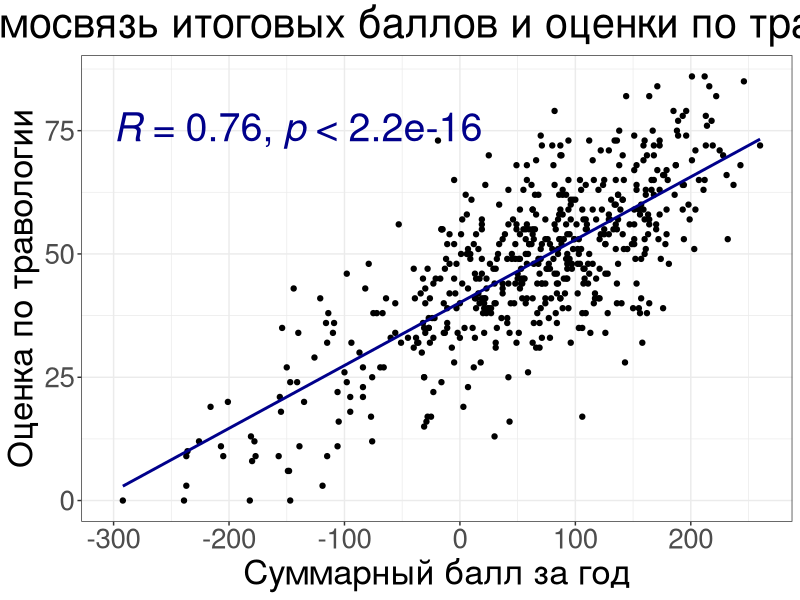
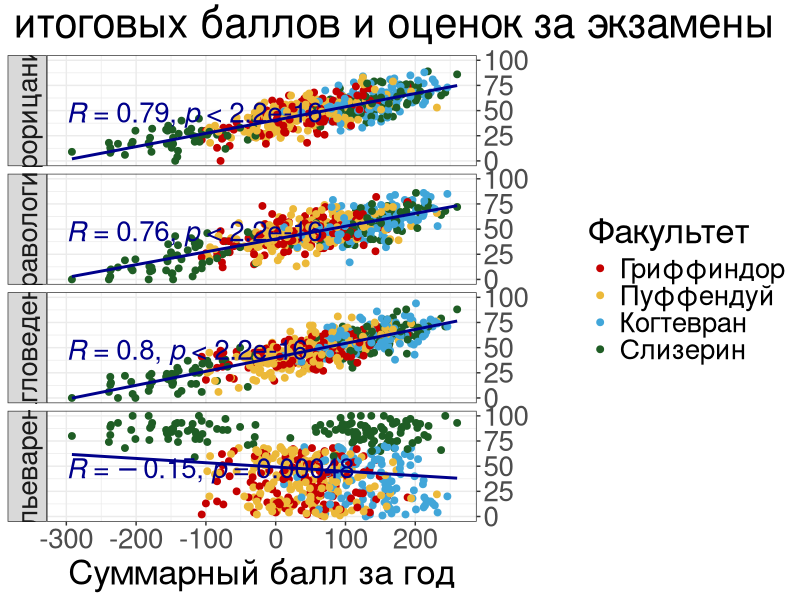
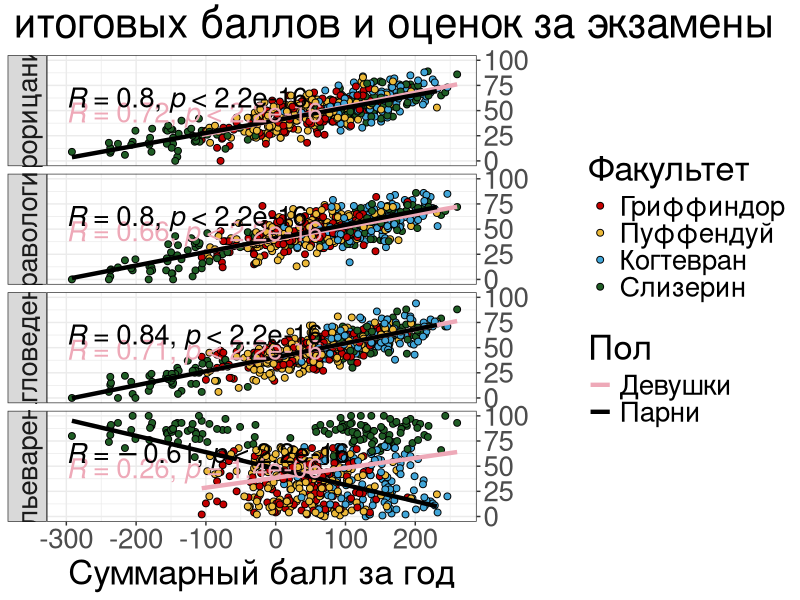
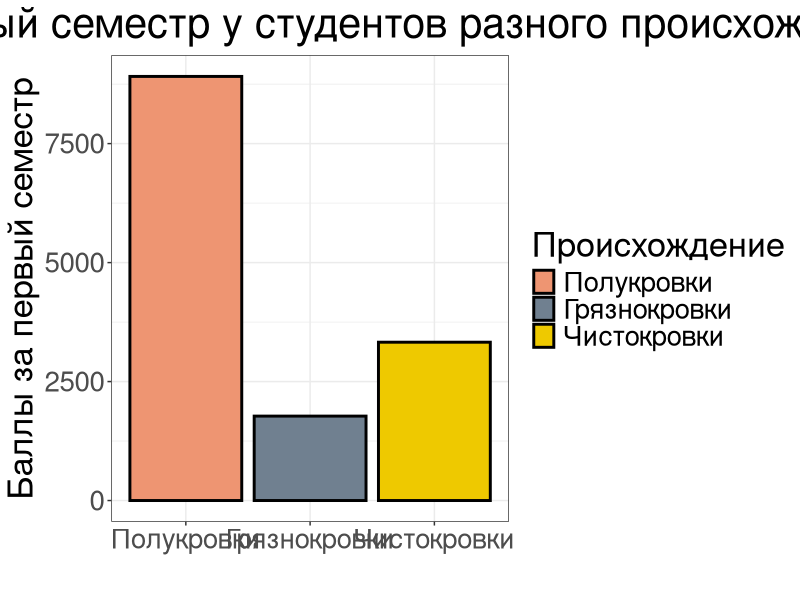
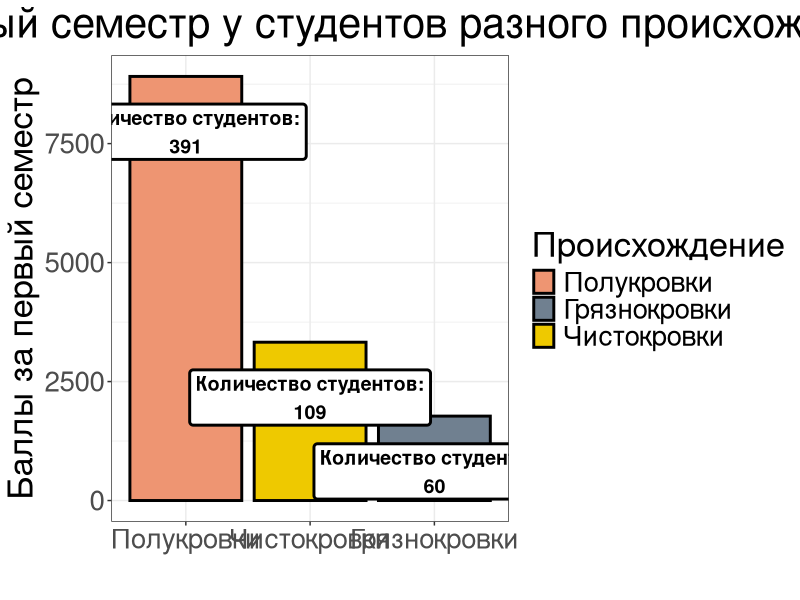
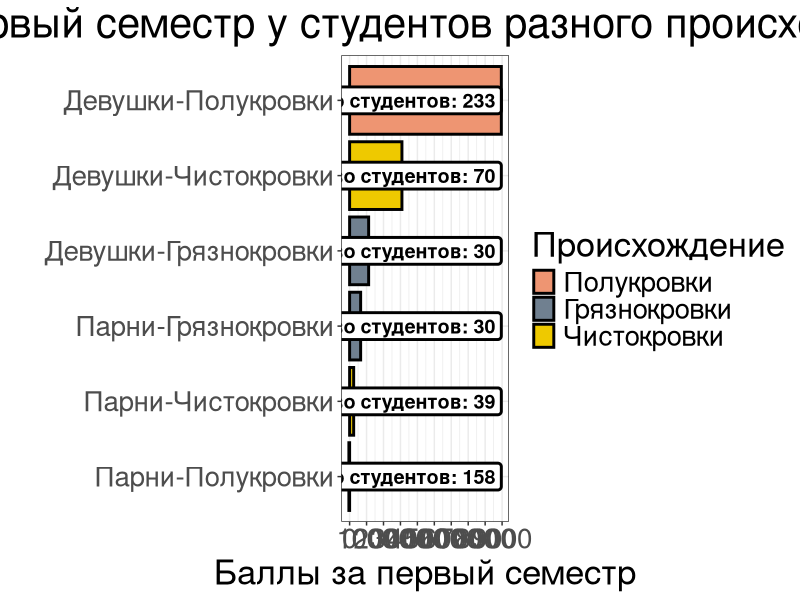
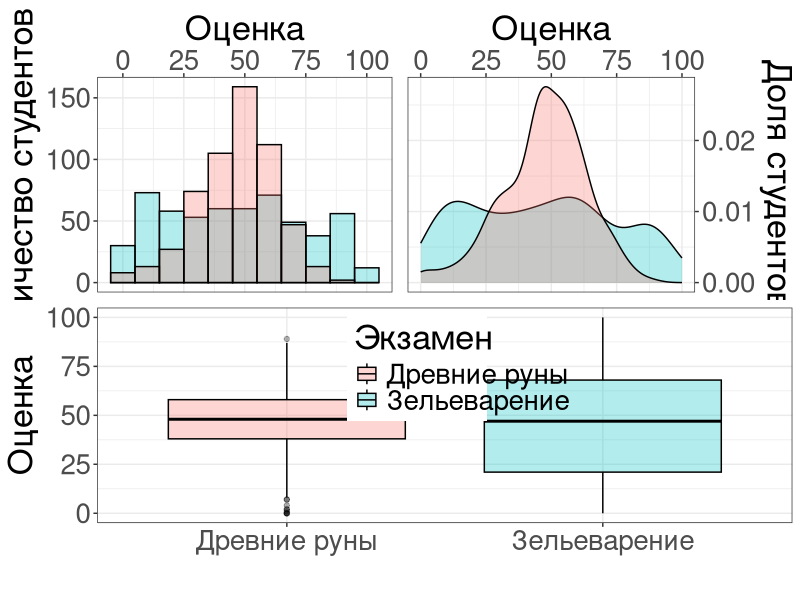
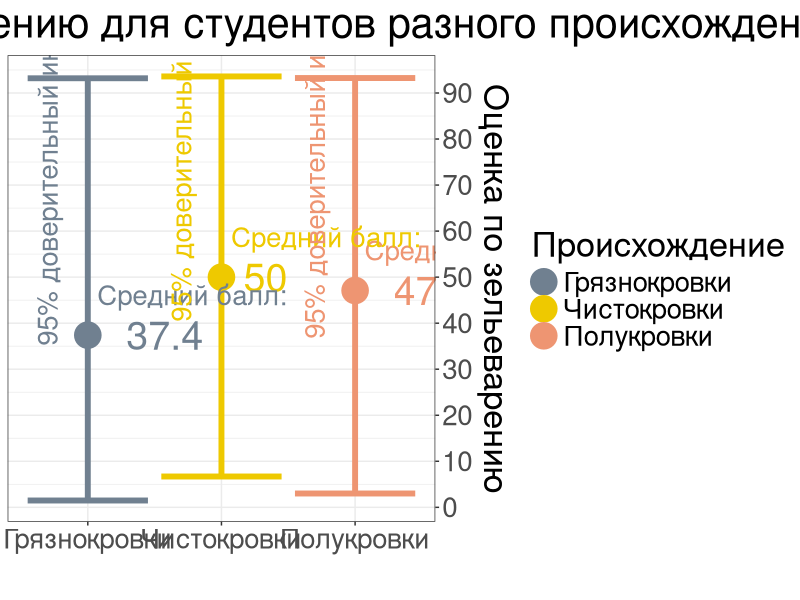

Write R code to recreate these figures, in order.
## ---- chunk 1
knitr::opts_chunk$set(echo = TRUE)
library(tidyverse)
library(ggpubr)

theme_custom <- theme_bw()+ theme(
    plot.title = element_text(size = 30, hjust = 0.5),
    plot.subtitle = element_text(size = 25, hjust = 0.5),
    strip.text = element_text(size = 20),
    axis.text = element_text(size = 20),
    axis.title = element_text(size = 25),
    legend.title = element_text(size = 25),
    legend.text = element_text(size = 20)
  )

## ---- chunk 2

data <- read_csv("data/raw/hogwarts_2024.csv") %>% 
  mutate(across(c(where(is.character), "course"), function(x) as.factor(x)))

## ---- chunk 3

ggplot(data, aes(x = result, y = `Herbology exam`)) +
  geom_point()+ 
  geom_smooth(method = "lm", se = FALSE, colour = "darkblue")+
  stat_cor(method = "pearson", label.x = -300, label.y = 75, size = 10, colour = "darkblue")+
  labs( title = "Взаимосвязь итоговых баллов и оценки по травологии",
        x = "Cуммарный балл за год", y = "Оценка по травологии")+
  theme_custom
## ---- chunk 4

data_long <- data %>% 
  pivot_longer(cols = c(`Herbology exam`, `Muggle studies exam`, `Divinations exam`, `Potions exam`),
               names_to = "exam", values_to = "score") %>% 
  rename("Факультет" = house, "Пол" = sex) %>% 
  mutate("Экзамен" = fct_recode(as.factor(exam),
                              "Травология" = "Herbology exam", 
                              "Магловедение" = "Muggle studies exam",
                              "Прорицания" = "Divinations exam",
                              "Зельеварение" = "Potions exam"))

ggplot(data_long, aes(x = result, y = score, colour = Факультет)) +
  geom_point(size = 2)+ 
  geom_smooth(method = "lm", se = FALSE, colour = "darkblue")+
  stat_cor(method = "pearson", label.x = -300, label.y = 45, size = 7, colour = "darkblue")+
  labs( title = "Взаимосвязь итоговых баллов и оценок за экзамены",
        x = "Cуммарный балл за год", y = " ")+
  scale_colour_manual(values = c("Gryffindor" = "#C50000", "Hufflepuff" = "#ECB939", 
                             "Ravenclaw" = "#41A6D9", "Slytherin" = "#1F5D25"), 
                      labels = c("Gryffindor" = "Гриффиндор", "Hufflepuff" = "Пуффендуй", 
                             "Ravenclaw" = "Когтевран",  "Slytherin" = "Слизерин"))+
  scale_y_continuous(position = "right")+
  facet_grid(Экзамен ~ ., switch = "y")+
  theme_custom

## ---- chunk 5


ggplot(data_long, aes(x = result, y = score)) +
  geom_point(aes(fill = Факультет), shape = 21, size = 2)+ 
  geom_smooth(aes(colour = Пол), 
              method = "lm", se = FALSE, linewidth = 1.5) +
  stat_cor(aes(colour = Пол), method = "pearson", 
           label.x = c(-300, -300), label.y = c(45, 60), size = 7, show.legend = FALSE)+
  labs( title = "Взаимосвязь итоговых баллов и оценок за экзамены",
        x = "Cуммарный балл за год", y = " ") +
  
  scale_colour_manual(values = c("male" = "black", "female" = "pink2"),
                      labels = c("male" = "Парни", "female" = "Девушки")
                      )+
  scale_fill_manual(values = c("Gryffindor" = "#C50000", "Hufflepuff" = "#ECB939",
                                 "Ravenclaw" = "#41A6D9", "Slytherin" = "#1F5D25"),
                      labels = c("Gryffindor" = "Гриффиндор", "Hufflepuff" = "Пуффендуй",
                                 "Ravenclaw" = "Когтевран",  "Slytherin" = "Слизерин")
                      )+
  
  scale_y_continuous(position = "right")+
  facet_grid(Экзамен ~ ., switch = "y")+
  theme_custom

## ---- chunk 6

data %>% 
  rowwise() %>% 
  mutate(first_term = sum(c_across(week_1:week_17))) %>% 
  ungroup() %>% 
  group_by(bloodStatus) %>% 
  summarise(n = n(), first_term = sum(first_term)) %>% 
  ungroup() %>% 
  ggplot(aes(x = fct_recode(bloodStatus, "Полукровки" = "half-blood", "Грязнокровки" = "muggle-born", 
                              "Чистокровки" = "pure-blood" ), y = first_term, fill = bloodStatus))+
  geom_col(colour = "black", linewidth = 1)+
  scale_fill_manual(values = c("half-blood" = "lightsalmon2", "muggle-born" = "slategrey", 
                               "pure-blood" = "gold2"), 
                    labels = c("half-blood" = "Полукровки", "muggle-born" = "Грязнокровки", 
                               "pure-blood" = "Чистокровки"))+
  labs(y = "Баллы за первый семестр", x = "", fill = "Происхождение",
       title = "Баллы за первый семестр у студентов разного происхождения")+
  theme_custom

## ---- chunk 7

data %>% 
  rowwise() %>% 
  mutate(first_term = sum(c_across(week_1:week_17))) %>% 
  ungroup() %>% 
  group_by(bloodStatus) %>% 
  summarise(n = n(), first_term = sum(first_term)) %>% 
  ungroup() %>% 
  ggplot(aes(x = fct_reorder( fct_recode(bloodStatus, "Полукровки" = "half-blood", "Грязнокровки" = "muggle-born", 
                              "Чистокровки" = "pure-blood" ), first_term, .desc = TRUE), y = first_term, 
             fill = bloodStatus))+
  geom_col(colour = "black", linewidth = 1)+
  geom_label(aes(label = paste0("Количество студентов:", "\n", n)), 
             colour = "black", fill = "white", fontface = "bold", label.size = 1, size = 5, vjust = 1.5)+
  scale_fill_manual(values = c("half-blood" = "lightsalmon2", "muggle-born" = "slategrey", 
                               "pure-blood" = "gold2"), 
                    labels = c("half-blood" = "Полукровки", "muggle-born" = "Грязнокровки", 
                               "pure-blood" = "Чистокровки"))+
  labs(y = "Баллы за первый семестр", x = "", fill = "Происхождение",
       title = "Баллы за первый семестр у студентов разного происхождения")+
  theme_custom

## ---- chunk 8

sex_blood_first_term <-
data %>% 
  rowwise() %>% 
  mutate(first_term = sum(c_across(week_1:week_17))) %>% 
  ungroup() %>% 
  group_by(bloodStatus, sex) %>% 
  summarise(n = n(), first_term = sum(first_term)) %>% 
  ungroup() %>% 
  mutate(sex_blood = paste0(sex, "_", bloodStatus)) %>% 
  ggplot(aes(x = fct_reorder( fct_recode(
    sex_blood, "Девушки-Полукровки" = "female_half-blood", "Парни-Полукровки" = "male_half-blood",
    "Девушки-Грязнокровки" = "female_muggle-born", "Парни-Грязнокровки" = "male_muggle-born", 
    "Девушки-Чистокровки" = "female_pure-blood", "Парни-Чистокровки" = "male_pure-blood"), 
    first_term, .desc = FALSE), y = first_term, fill = bloodStatus))+
  geom_col(colour = "black", linewidth = 1)+
  geom_label(aes(y = max(first_term), label = paste0("Количество студентов: ", n)), 
             colour = "black", fill = "white", fontface = "bold", label.size = 1, size = 5, hjust = 1)+
  scale_fill_manual(values = c("half-blood" = "lightsalmon2", "muggle-born" = "slategrey", 
                               "pure-blood" = "gold2"), 
                    labels = c("half-blood" = "Полукровки", "muggle-born" = "Грязнокровки", 
                               "pure-blood" = "Чистокровки"))+
  scale_y_continuous(breaks = seq(-1000,10000,1000))+
  labs(y = "Баллы за первый семестр", x = "", fill = "Происхождение",
       title = "Баллы за первый семестр у студентов разного происхождения и пола")+
  coord_flip()+
  theme_custom

sex_blood_first_term
## ---- chunk 9
ggsave("data/pics/sex_blood_first_term.png", sex_blood_first_term, width = 15, height = 10, dpi = 300, units = "in")
## ---- chunk 10

exam_histogram <- ggplot(data)+
  geom_histogram(aes(`Potions exam`, fill = "Зельеварение"), alpha = 0.3, 
                 bins = ceiling(log2(nrow(data))+1), colour = "black")+
  geom_histogram(aes(`Study of ancient runes exam`, fill = "Древние руны"), alpha = 0.3,
                  bins = ceiling(log2(nrow(data))+1), colour = "black")+
  scale_x_continuous(position = "top")+
  labs(x = "Оценка", y = "Количество студентов", fill = "Экзамен")+
  theme_custom 

exam_density <- ggplot(data)+
  geom_density(aes(`Potions exam`, fill = "Зельеварение"), 
               alpha = 0.3, colour = "black")+
  geom_density(aes(`Study of ancient runes exam`, fill = "Древние руны"), 
               alpha = 0.3, colour = "black")+
  scale_x_continuous(position = "top")+
  scale_y_continuous(position = "right")+
  labs(x = "Оценка", y = "Доля студентов", fill = "Экзамен")+
  theme_custom 

 exam_boxplot <- data %>% 
  pivot_longer(cols = c(`Potions exam`, `Study of ancient runes exam`),
               names_to = "exam", values_to = "score") %>% 
  mutate("Экзамен" = fct_recode(as.factor(exam),
                              "Зельеварение" = "Potions exam", 
                              "Древние руны" = "Study of ancient runes exam"
                              ), 
         "Экзамен" = fct_relevel(Экзамен, "Древние руны", "Зельеварение")) %>% 
  ggplot(aes(x = Экзамен, y = score, fill = Экзамен))+
  geom_boxplot(alpha = 0.3, colour = "black")+
  labs(x = "", y = "Оценка",  fill = "Экзамен")+
  theme_custom +
  theme(
    legend.position = "inside", 
    legend.justification = c(0.45, 0.95)
    )

ggarrange(
  ggarrange(exam_histogram, exam_density, ncol = 2, legend = "none"),
  exam_boxplot, 
  ncol = 1, 
  heights = c(1, 1)
)
  


## ---- chunk 11

Potions1 <- data %>% 
  group_by(bloodStatus) %>% 
  summarise(meanPotionsExam = signif(mean(`Potions exam`), 3),
            lower_Bound = quantile(`Potions exam`, 0.025), 
            upper_Bound = quantile(`Potions exam`, 0.975)) %>% 
   mutate(bloodStatus = fct_recode(bloodStatus,
                                         "Полукровки" = "half-blood", 
                                         "Грязнокровки" = "muggle-born", 
                                         "Чистокровки" = "pure-blood" ), 
          bloodStatus = fct_relevel(bloodStatus, 
                                    c("Грязнокровки",  "Чистокровки", "Полукровки")
                                    )
          ) %>% 
  ggplot(aes(x = bloodStatus, y = meanPotionsExam, 
             ymin = lower_Bound, ymax = upper_Bound, colour = bloodStatus))+
  geom_pointrange(size = 2)+
  geom_errorbar(linewidth = 2)+
  geom_text(aes(label = meanPotionsExam), 
            hjust = -0.5, size = 10, show.legend = FALSE) +
  geom_text(aes(label = "Cредний балл:"),
            hjust = - 0.05, vjust = - 1.5,  size = 7, show.legend = FALSE) +
  geom_text(aes(y = lower_Bound, label = "95% доверительный интервал"), 
            size = 7, vjust = -1.5, hjust = - 0.4, angle = 90, show.legend = FALSE) + 
  scale_colour_manual(values = c("Грязнокровки" = "slategrey", 
                               "Чистокровки" = "gold2", 
                               "Полукровки" = "lightsalmon2")
                      )+
  scale_y_continuous(breaks = seq(0,100,10), position = "right")+
  labs(x = "", y = "Оценка по зельеварению", colour = "Происхождение", 
       title = "Оценка по зельеварению для студентов разного происхождения")+
  theme_custom 

Potions1

## ---- chunk 12


 Potions2 <- data %>% 
  pivot_longer(cols = contains("exam"), names_to = "exam", values_to = "score") %>% 
  mutate(bloodStatus = fct_recode(bloodStatus,
                                         "Полукровки" = "half-blood", 
                                         "Грязнокровки" = "muggle-born", 
                                         "Чистокровки" = "pure-blood" ), 
         bloodStatus = fct_relevel(bloodStatus, 
                                    c("Грязнокровки",  "Чистокровки", "Полукровки")
                                    ), 
         exam = fct_recode(exam,
                           "Защита от тёмных искусств" = "Defence against the dark arts exam", 
                           "Полеты" = "Flying exam", 
                           "Астрономия" = "Astronomy exam", 
                           "Гербология" = "Herbology exam", 
                           "Прорицания" = "Divinations exam", 
                           "Заклинания" = "Charms exam", 
                           "История магии" = "History of magic exam", 
                           "Нумерология" = "Arithmancy exam", 
                           "Уход за магическими существами" = "Care of magical creatures exam", 
                           "Магловедение" = "Muggle studies exam", 
                           "Изучение древних рун" = "Study of ancient runes exam",
                           "Трансфигурация" = "Transfiguration exam", 
                           "Зельеварение" = "Potions exam" )
         ) %>% 

  group_by(exam, bloodStatus) %>%
  summarise(mean_score = mean(score), min_score = min(score), max_score = max(score)) %>%
  mutate(blood_exam = paste0(bloodStatus, " и ", str_replace(exam, " exam$", ""))) %>% 
  arrange(mean_score) %>% 
  ggplot()+
  geom_pointrange(aes(x = fct_reorder(blood_exam, mean_score), y = mean_score, 
                      ymin = min_score, ymax = max_score, colour = bloodStatus), size = 2, linewidth = 2) +
  geom_hline(yintercept = c(45, 50), linetype = "dashed", colour = "black", linewidth = 2)+
  scale_y_continuous(breaks = seq(0, 100, 10))+
  scale_colour_manual(values = c("Полукровки" = "lightsalmon2", "Грязнокровки" = "slategrey", 
                               "Чистокровки" = "gold2")
                      )+
  labs(x = "", y = "Оценка за экзамен", colour = "Происхождение", 
       title = "Средние оценки студентов разного происхождения на экзаменах")+
  theme_custom+
  coord_flip()

Potions2

## ---- chunk 13

Potions3 <- data %>% 
  pivot_longer(cols = contains("exam"), names_to = "exam", values_to = "score") %>% 
   mutate(bloodStatus = fct_recode(bloodStatus,
                                         "Полукровки" = "half-blood", 
                                         "Грязнокровки" = "muggle-born", 
                                         "Чистокровки" = "pure-blood" ), 
         bloodStatus = fct_relevel(bloodStatus, 
                                    c("Грязнокровки",  "Чистокровки", "Полукровки")
                                    ), 
         exam = fct_recode(exam,
                           "Защита от тёмных искусств" = "Defence against the dark arts exam", 
                           "Полеты" = "Flying exam", 
                           "Астрономия" = "Astronomy exam", 
                           "Гербология" = "Herbology exam", 
                           "Прорицания" = "Divinations exam", 
                           "Заклинания" = "Charms exam", 
                           "История магии" = "History of magic exam", 
                           "Нумерология" = "Arithmancy exam", 
                           "Уход за магическими существами" = "Care of magical creatures exam", 
                           "Магловедение" = "Muggle studies exam", 
                           "Изучение древних рун" = "Study of ancient runes exam",
                           "Трансфигурация" = "Transfiguration exam", 
                           "Зельеварение" = "Potions exam" )
         ) %>% 
  ggplot()+
  geom_rect(aes(xmin = -Inf, xmax = Inf, ymin = 40, ymax = 45), fill = "skyblue", alpha = 0.2)+
  geom_rect(aes(xmin = -Inf, xmax = Inf, ymin = 50, ymax = 55), fill = "pink", alpha = 0.2)+
  geom_boxplot(aes(x = exam, y = score, fill = sex), 
               outliers = FALSE, linewidth = 1, colour = "black" )+
  scale_y_continuous(breaks = seq(0, 100, 10))+
  scale_fill_manual(values = c("male" = "skyblue2", "female" = "pink2"),
                    labels = c("male" = "Парни", "female" = "Девушки")
                    )+
  labs(x = "", y = "Оценка за экзамен", fill = "Пол",
       title = "Распределение оценок студентов разных полов на экзаменах")+
  theme_custom+
  coord_flip()

Potions3

## ---- chunk 14

Potions4 <-  data %>% 
  mutate(bloodStatus = fct_recode(bloodStatus,
                                         "Полукровки" = "half-blood", 
                                         "Грязнокровки" = "muggle-born", 
                                         "Чистокровки" = "pure-blood" ), 
          bloodStatus = fct_relevel(bloodStatus, 
                                    c("Грязнокровки",  "Чистокровки", "Полукровки")
                                    )
          ) %>% 
  ggplot()+
  geom_rect(aes(xmin = -Inf, xmax = Inf, ymin = 40, ymax = 45), fill = "skyblue", alpha = 0.2)+
  geom_rect(aes(xmin = -Inf, xmax = Inf, ymin = 50, ymax = 55), fill = "pink", alpha = 0.2)+
  geom_boxplot(aes(x = bloodStatus, y = `Potions exam`, fill = sex),
               outliers = FALSE, linewidth = 1, colour = "black" )+
  scale_y_continuous(breaks = seq(0, 100, 10), position = "right")+
  scale_fill_manual(values = c("male" = "skyblue2", "female" = "pink2"),
                    labels = c("male" = "Парни", "female" = "Девушки")
                    )+
  labs(x = "", y = "Оценка по зельеварению", fill = "Пол",
       title = "Распределение оценок студентов разных полов и происхождения по зельеварению")+
  theme_custom

Potions4

## ---- chunk 15

ggarrange(ggarrange(Potions2+theme(legend.position = "none"), 
                    Potions3+theme(legend.position = "none"),
                    ncol = 1, heights = c(1, 1)), 
          ggarrange(Potions1+theme(legend.position = "inside", 
                                   legend.justification = c(0.05, 0.9) ),
                    Potions4+theme(legend.position = "inside",
                                   legend.justification = c(0.05, 0.9) ),
                    ncol = 1, heights = c(1, 1)), 
          ncol = 2, widths = c(1, 1)
          )



## ---- chunk 16

data_stat <- data %>%
  group_by(house) %>%
  summarise(stat = mean(result))


ggplot(data, aes(x = house, y = result, fill = house)) +
  geom_violin(colour = "grey25",  linewidth = 1) +
  geom_boxplot(fill = "white", colour = "grey35", width = 0.05, linewidth = 1) +
  geom_point(data = data_stat, aes(x = house, y = stat), 
             shape = 23, size = 12, fill = "brown4", colour = "black", stroke = 2)+
  geom_hline(yintercept = 0, linetype = "dashed", colour = "firebrick1", linewidth = 1)+
  scale_y_continuous(breaks = seq(-500, 500, 50))+
  scale_fill_manual(values = c("Gryffindor" = "#C50000", "Hufflepuff" = "#ECB939", 
                             "Ravenclaw" = "#41A6D9", "Slytherin" = "#1F5D25"), 
                      labels = c("Gryffindor" = "Гриффиндор", "Hufflepuff" = "Пуффендуй", 
                             "Ravenclaw" = "Когтевран",  "Slytherin" = "Слизерин"))+
  labs(x = "", y = "Количество очков", fill = "Факультет", 
       title = "Баллы студентов Хогвартса", 
       subtitle = "Распределение числа баллов у студентов различных факультетов Хогвартса в 2023-2024 учебном году", 
       caption = "Источник: нездоровая фантазия автора лекции")+
  facet_wrap(fct_recode(sex, "Девочки" = "female", "Мальчики" = "male") ~. )+ 
  theme_custom + 
  theme(
    axis.text.x = element_blank(), 
    text = element_text(family = "serif"),
    panel.border = element_blank(),
    panel.grid.minor = element_blank(), 
    panel.grid.major = element_blank(), 
    strip.text = element_text(size = 26),
    legend.position = "inside", 
    legend.justification = c(0.5, 0), 
    legend.text = element_text(face = "italic"),
    legend.key.spacing.y = unit(0, "cm"), 
    plot.title = element_text(size = 34), 
    plot.subtitle = element_text(size = 22, colour = "darkorange4"), 
    plot.caption = element_text(size = 12)
       )
